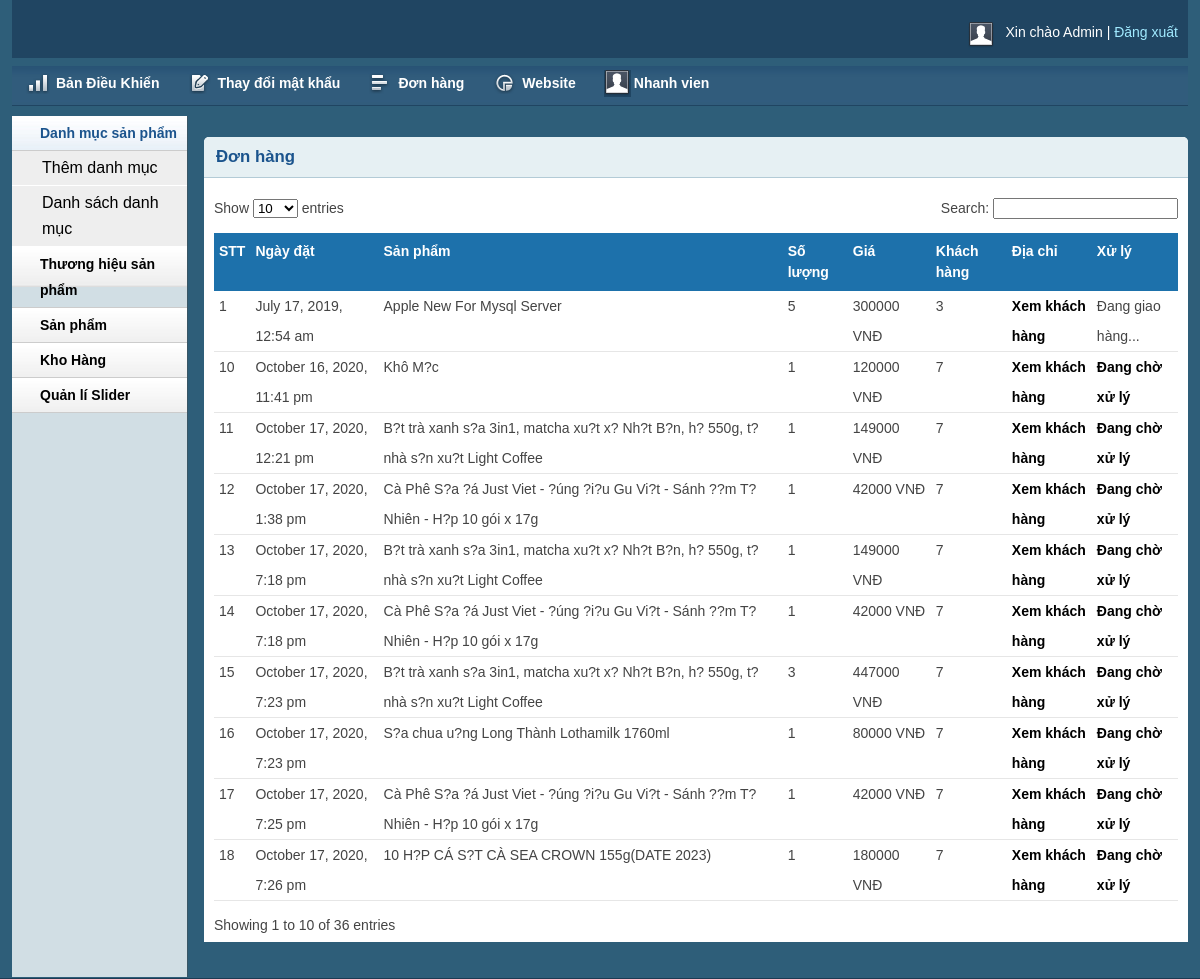
Page /admin/inbox.php (signed in) on the committed database.
### tables this page shows
CREATE TABLE `tbl_order` (
  `id` int(11) NOT NULL,
  `productId` int(11) NOT NULL,
  `productName` varchar(255) NOT NULL,
  `customer_id` int(11) NOT NULL,
  `quantity` int(11) NOT NULL,
  `price` varchar(255) NOT NULL,
  `image` varchar(255) NOT NULL,
  `status` int(11) NOT NULL DEFAULT 0,
  `date_order` datetime NOT NULL DEFAULT current_timestamp(),
  `send_mail` int(2) NOT NULL DEFAULT 0
);

### lib/database.php (called while the page is built, shortened)
<?php
Class Database extends PDO{
   public $host   = DB_HOST;
   public $user   = DB_USER;
   public $pass   = DB_PASS;
   public $dbname = DB_NAME;
   public $link;
private function connectDB(){
   $this->link = new mysqli($this->host, $this->user, $this->pass,
    $this->dbname);
 }
public function select($query){
  $result = $this->link->query($query) or
   die($this->link->error.__LINE__);
  if($result->num_rows > 0){
    return $result;
  } else {
    return false;
  }
 }
}

### classes/cart.php (called while the page is built, shortened)
<?php
	$filepath = realpath(dirname(__FILE__));
	include_once ($filepath.'/../lib/database.php');
	include_once ($filepath.'/../helpers/format.php');
?>
<?php
	class cart
	{
		private $db;
		public function __construct()
		{
			$this->db = new Database();
		}
		public function get_inbox_cart()
		{
			$query = "SELECT * FROM tbl_order ";
			$get_inbox_cart = $this->db->select($query);
			return $get_inbox_cart;
		}
	}
 ?>

### helpers/format.php (called while the page is built, shortened)
<?php
class Format{
 public function formatDate($date){
    return date('F j, Y, g:i a', strtotime($date));
 }
}
?>

### admin/inbox.php (the view, shortened to what this page needs)
<?php include 'inc/header.php';?>
<?php include 'inc/sidebar.php';?>
<?php
	$filepath = realpath(dirname(__FILE__));
	include_once ($filepath.'/../classes/cart.php');
	include_once ($filepath.'/../helpers/format.php');
 ?>
        <div class="grid_10">
            <div class="box round first grid">
                <h2>Đơn hàng</h2>
                <div class="block">
                    <table class="data display datatable" id="example">
					<thead>
						<tr>
							<th>STT</th>
							<th>Ngày đặt</th>
							<th>Sản phẩm</th>
							<th>Số lượng</th>
							<th>Giá</th>
							<th>Khách hàng</th>
							<th>Địa chỉ</th>
							<th>Xử lý</th>
						</tr>
					</thead>
					<tbody>
						<?php
						$ct = new cart();
						$fm = new Format();
						$get_inbox_cart = $ct -> get_inbox_cart();
						if ($get_inbox_cart) {
							$i=0;
							while ($result = $get_inbox_cart->fetch_assoc()) {
								$i++;
						 ?>
						<tr class="odd gradeX">
							<td><?php echo $i; ?></td>
							<td><?php echo $fm->FormatDate($result['date_order']); ?></td>
							<td><?php echo $result['productName'] ?> </td>
							<td><?php echo $result['quantity'] ?></td>
							<td><?php echo $result['price'].' VNĐ' ?></td>
							<td><?php echo $result['customer_id'] ?></td>
							<td><a href="customer.php?customerid=<?php echo $result['customer_id'] ?>">Xem khách hàng</a></td>
							<td>
								<?php
								if($result['status']==0){
								 ?>
								<a href="?shiftid=<?php echo $result['id'] ?>&qty=<?php echo $result['quantity'] ?>&proid=<?php echo $result['productId'] ?>&price=<?php echo $result['price']; ?>&time=<?php echo $result['date_order'] ?>">Đang chờ xử lý
								<?php
								}elseif($result['status']==1) {
								 ?>
								<?php
								echo 'Đang giao hàng...';
								 ?>
								<?php
								}elseif($result['status']==2) {
								 ?>
								<a href="?delid=<?php echo $result['id'] ?>&price=<?php echo $result['price']; ?>&time=<?php echo $result['date_order'] ?>">Xóa đơn</a>
								 <?php
								}
								 ?>
							</td>
						</tr>
						<?php
						}
						}
						 ?>
					</tbody>
				</table>
               </div>
            </div>
        </div>
<?php include 'inc/footer.php';?>

### admin/css/text.css (style rules this page uses)
body { font: 13px/1.5 Tahoma, Helvetica, Arial, 'Liberation Sans', FreeSans, sans-serif; }
h2 { font-size: 23px; }
p, dl, hr, h1, h2, h3, h4, h5, h6, ol, ul, pre, table, address, fieldset { margin-bottom: 20px; }

### admin/css/grid.css (style rules this page uses)
.grid_1, .grid_2, .grid_3, .grid_4, .grid_5, .grid_6, .grid_7, .grid_8, .grid_9, .grid_10, .grid_11, .grid_12, .grid_13, .grid_14, .grid_15, .grid_16 { display: inline; float: left; margin-left: 1%; margin-right: 1%; }
.container_12 .grid_10 { width: 81.333%; }

### admin/css/layout.css (style rules this page uses)
body { background: #fff none repeat scroll 0 0; color: #444; font-size: 14px; padding: 0; }
a { color: #000; font-weight:bold; text-decoration: none; }
h1, h2, h3, h4, h5, h6 { line-height:1.2em; margin-bottom:.3em; }
h2 { margin-top:1em; }
.box { background:#fff; margin-bottom:20px; padding:10px 10px 10px 10px; margin-left:-8px; }
.box.grid { padding-bottom:40px; }
.box.round { -moz-border-radius: 5px 5px 0px 0px; -webkit-border-radius: 5px 5px 0px 0px; border-radius: 5px 5px 0px 0px; }
.box h2 { font-size:1.2em; font-weight:bold; color:#1B548D; background:#E6F0F3; margin:-10px -10px 0 -10px; padding:10px 12px; border-bottom:1px solid #B3CBD6; -moz-border-radius: 5px 5px 0px 0px; -webkit-border-radius: 5px 5px 0px 0px; border-radius: 5px 5px 0px 0px; }
.box.first { min-height: 406px; }
.block { padding-top:20px; }
.block { padding-bottom:1px; }
table.display { margin: 0 auto; clear: both; width: 100%; }
table#example th { background: #1d71ab !important; }
.sorting_asc { background: #cf4a45 url(../img/table/sort_asc.png) no-repeat center right; padding:8px 5px; text-align:left; color:#fff; }
.sorting { background:#8f8f8f url(../img/table/sort_both.png) no-repeat center right; padding:8px 5px; text-align:left; color:#fff; }
tr.odd { height: 30px; line-height: 30px; border-bottom:1px solid #e6e6e6; }
tr.even { height: 30px; line-height: 30px; border-bottom:1px solid #e6e6e6; }
tr.odd td, tr.even td { padding-left:5px; }

### rows in the picture
tbl_order: date_order "July 17, 2019, 12:54 am", productName "Apple New For Mysql Server", quantity "5", price "300000", customer "3", status "Đang giao hàng..."
tbl_order: date_order "October 16, 2020, 11:41 pm", productName "Khô M?c", quantity "1", price "120000", customer "7"
tbl_order: date_order "October 17, 2020, 12:21 pm", productName "B?t trà xanh s?a 3in1, matcha xu?t x? Nh?t B?n, h? 550g, t? nhà s?n xu?t Light Coffee", quantity "1", price "149000", customer "7"
tbl_order: date_order "October 17, 2020, 1:38 pm", productName "Cà Phê S?a ?á Just Viet - ?úng ?i?u Gu Vi?t - Sánh ??m T? Nhiên - H?p 10 gói x 17g", quantity "1", price "42000", customer "7"
tbl_order: date_order "October 17, 2020, 7:18 pm", productName "B?t trà xanh s?a 3in1, matcha xu?t x? Nh?t B?n, h? 550g, t? nhà s?n xu?t Light Coffee", quantity "1", price "149000", customer "7"
tbl_order: date_order "October 17, 2020, 7:18 pm", productName "Cà Phê S?a ?á Just Viet - ?úng ?i?u Gu Vi?t - Sánh ??m T? Nhiên - H?p 10 gói x 17g", quantity "1", price "42000", customer "7"
tbl_order: date_order "October 17, 2020, 7:23 pm", productName "B?t trà xanh s?a 3in1, matcha xu?t x? Nh?t B?n, h? 550g, t? nhà s?n xu?t Light Coffee", quantity "3", price "447000", customer "7"
tbl_order: date_order "October 17, 2020, 7:23 pm", productName "S?a chua u?ng Long Thành Lothamilk 1760ml", quantity "1", price "80000", customer "7"
tbl_order: date_order "October 17, 2020, 7:25 pm", productName "Cà Phê S?a ?á Just Viet - ?úng ?i?u Gu Vi?t - Sánh ??m T? Nhiên - H?p 10 gói x 17g", quantity "1", price "42000", customer "7"
tbl_order: date_order "October 17, 2020, 7:26 pm", productName "10 H?P CÁ S?T CÀ SEA CROWN 155g(DATE 2023)", quantity "1", price "180000", customer "7"
